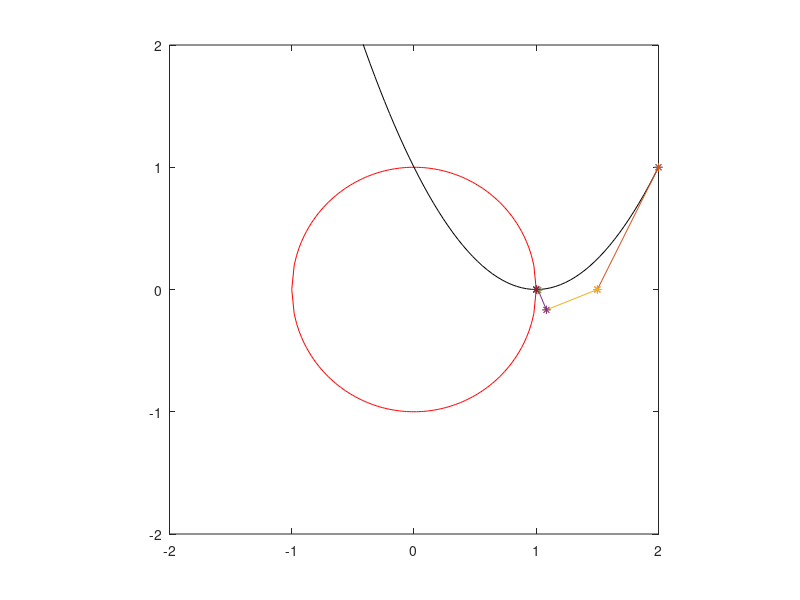

The MATLAB source for this figure:
clear

x1 = linspace(-1,1,101);
plot(x1,sqrt(1-x1.^2),'r')
hold on
plot(x1,-sqrt(1-x1.^2),'r')

x1 = linspace(-2,2,101);
plot(x1,x1.^2-2*x1+1,'k')
axis equal
axis([-2 2 -2 2])

f = @(x) [x(1).^2 + x(2).^2-1;x(1).^2-2*x(1)+1-x(2)];

J = @(x) [2*x(1),2*x(2);2*x(1)-2,-1];

x = [2;1];

p = [inf;inf];

tol = 1e-6;

plot(x(1),x(2),'*')
hold on
pause

while norm(p) > tol
  % p = -inv(J(x))*f(x);
  p = -J(x)\f(x);
  x = x + p;

  plot(x(1)-[0,p(1)],x(2)-[0,p(2)],'-*')
  pause
end
hold off
